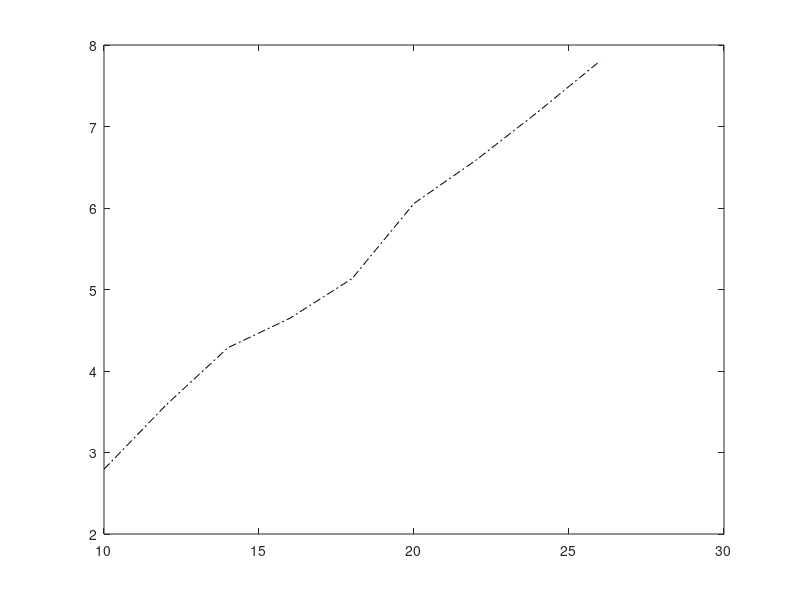

MATLAB code to generate this figure:
u =(10:2:26);
i =[0.065 0.081 0.099 0.117 0.137 0.156 0.177 0.200 0.220];
v1=[2.795 3.582 4.286 4.648 5.133 6.056 6.587 7.180 7.803];
r=0.5*103.84*10^(-3);
s=pi*r*r;
rho=1.185;
p0=u.*i
p1=0.5.*rho.*s.*(v1.^3)
ita=p1./p0

plot(u, v1, '-.k');
